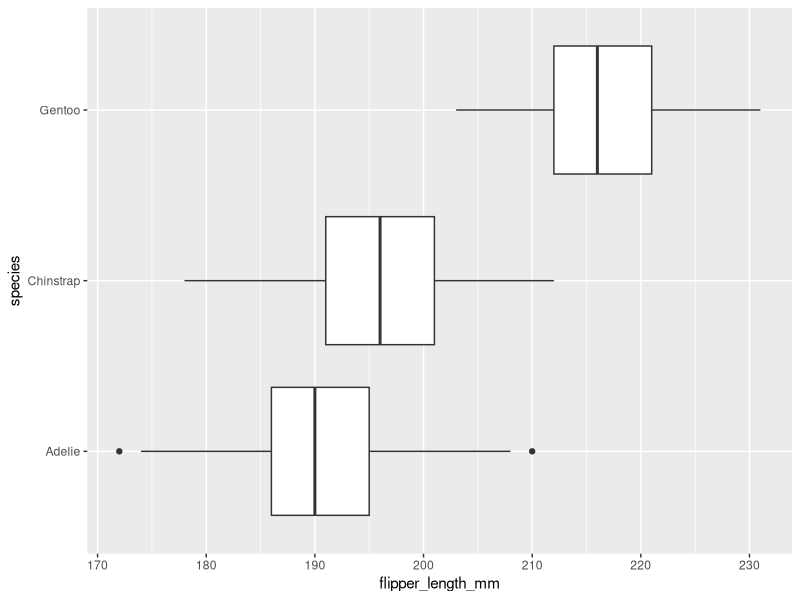
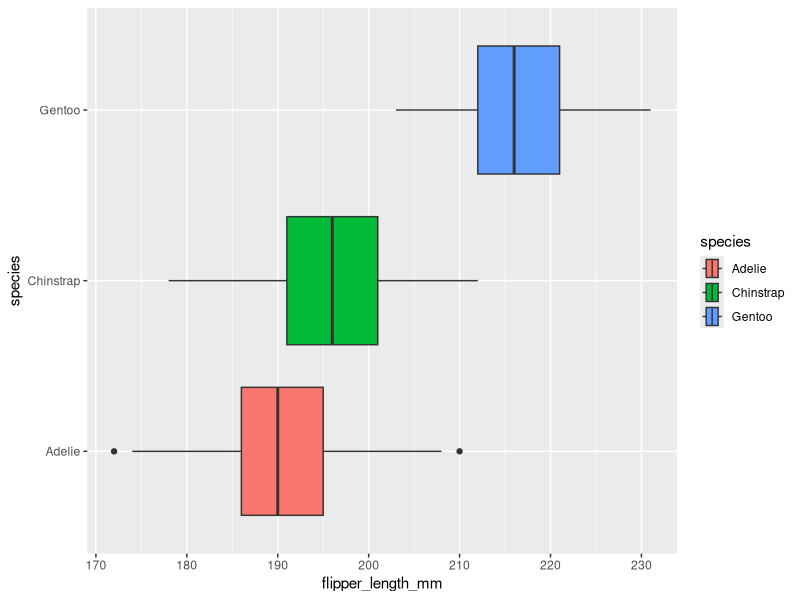
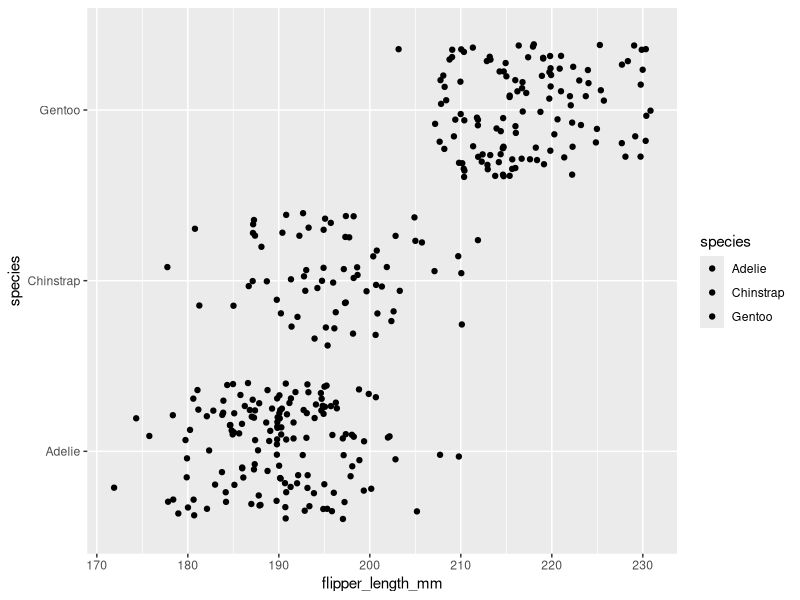
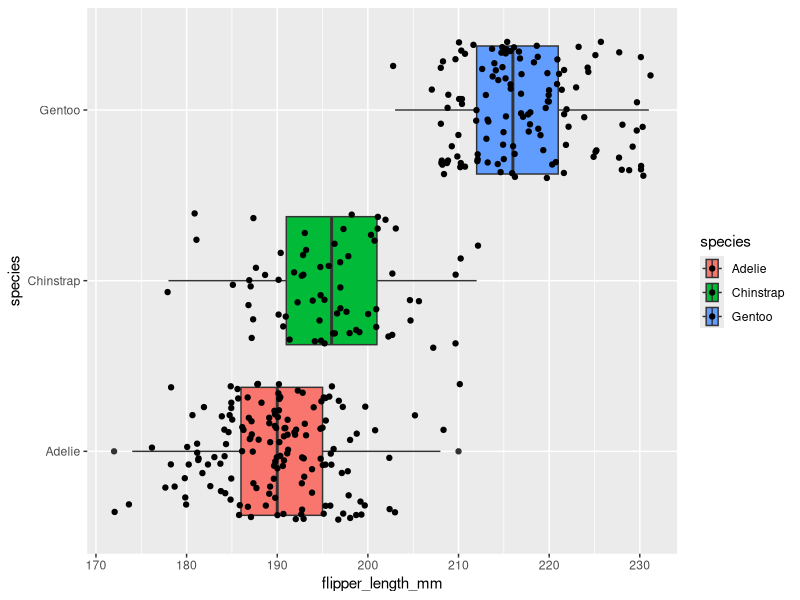
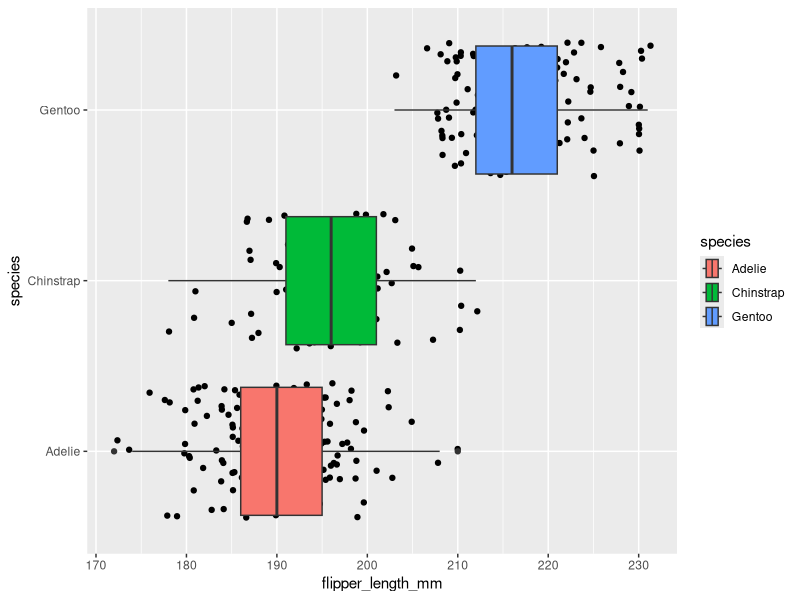
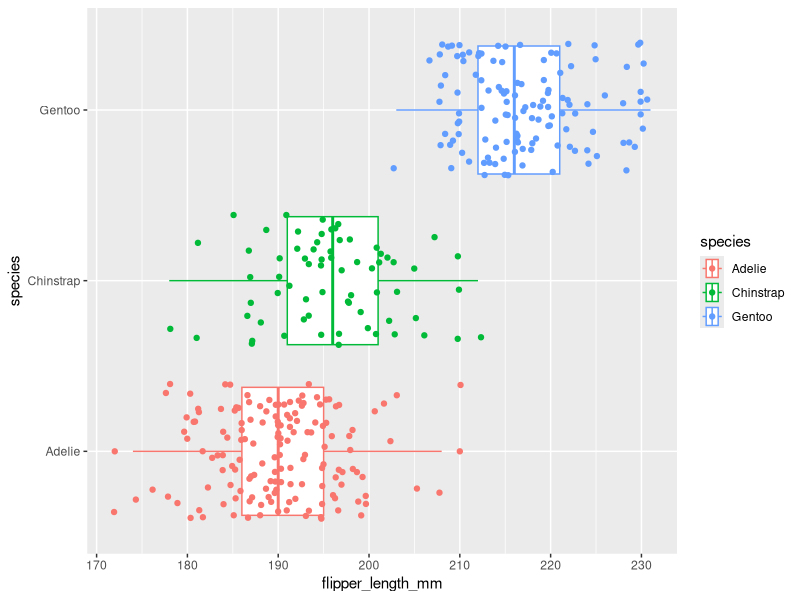

R code for these plots, in order:
## ---- chunk 1
knitr::opts_chunk$set(error = TRUE)
## ---- chunk 2
library(palmerpenguins)
penguins
## ---- chunk 3
library(ggplot2)
## ---- chunk 4
ggplot(data = penguins, mapping = aes(x = flipper_length_mm, y = species)) +
  geom_boxplot()
## ---- chunk 5
ggplot(data = penguins, mapping = aes(x = flipper_length_mm, y = species, fill = species)) +
  geom_boxplot()
## ---- chunk 6
ggplot(data = penguins, mapping = aes(x = flipper_length_mm, y = species, fill = species)) +
  geom_jitter()
## ---- chunk 7
ggplot(data = penguins, mapping = aes(x = flipper_length_mm, y = species, fill = species)) +
  geom_boxplot() + geom_jitter()

ggplot(data = penguins, mapping = aes(x = flipper_length_mm, y = species, fill = species)) +
  geom_jitter() + geom_boxplot()

## ---- chunk 8
ggplot(data = penguins, mapping = aes(x = flipper_length_mm, y = species, color=species)) +
  geom_boxplot() + geom_jitter()
## ---- chunk 9

## ---- chunk 10

## ---- chunk 11

## ---- chunk 12

## ---- chunk 13

## ---- chunk 14

